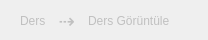
       <widget class="QWidget" name="qw_ders_goruntule">
        <widget class="QLabel" name="label_22">
         <property name="geometry">
          <rect>
           <x>53</x>
           <y>13</y>
           <width>31</width>
           <height>16</height>
          </rect>
         </property>
         <property name="font">
          <font>
           <pointsize>15</pointsize>
          </font>
         </property>
         <property name="styleSheet">
          <string notr="true">QLabel{
color:silver;
background:transparent;
}</string>
         </property>
         <property name="text">
          <string> ⇢</string>
         </property>
        </widget>
        <widget class="QLabel" name="label_23">
         <property name="geometry">
          <rect>
           <x>20</x>
           <y>10</y>
           <width>41</width>
           <height>21</height>
          </rect>
         </property>
         <property name="font">
          <font>
           <pointsize>9</pointsize>
          </font>
         </property>
         <property name="styleSheet">
          <string notr="true">QLabel{
color:silver;
background:transparent;
}</string>
         </property>
         <property name="text">
          <string>Ders</string>
         </property>
        </widget>
        <widget class="QLabel" name="label_26">
         <property name="geometry">
          <rect>
           <x>88</x>
           <y>10</y>
           <width>111</width>
           <height>21</height>
          </rect>
         </property>
         <property name="font">
          <font>
           <pointsize>9</pointsize>
          </font>
         </property>
         <property name="styleSheet">
          <string notr="true">QLabel{
color:silver;
background:transparent;
}</string>
         </property>
         <property name="text">
          <string>Ders Görüntüle</string>
         </property>
        </widget>
       </widget>
